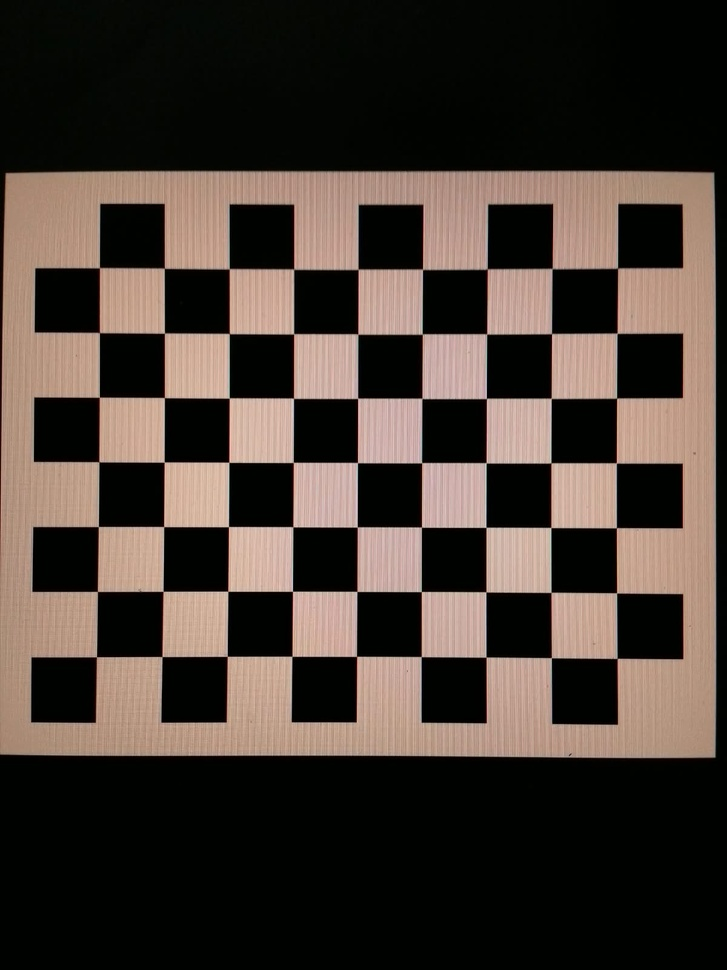
#> input picture calibration/images/WhatsApp Image 2026-11-05 at 12.03.02 AM (1).jpg, 727 x 970 px, shrunk from 1200 x 1600 before the run; its folder holds 4 pictures in this run
$ python calibrate.py
#> lines starting #> are read from the running program, lines starting #| are printed output that depends on the picture
import glob
import sys
import cv2
import numpy as np

PATTERN = (9, 7)       # inner corners (columns, rows)
SQUARE_MM = 25.0  # placeholder: board was shown on a screen, real square size unknown; only affects translation vectors, not camera matrix or distortion
MIN_IMAGES = 20

paths = sorted(glob.glob("calibration/images/*.jpg"))
if not paths:
    sys.exit("No images found in calibration/images/. Add your checkerboard photos first.")

objp = np.zeros((PATTERN[0] * PATTERN[1], 3), np.float32)
objp[:, :2] = np.mgrid[0:PATTERN[0], 0:PATTERN[1]].T.reshape(-1, 2) * SQUARE_MM
criteria = (cv2.TERM_CRITERIA_EPS + cv2.TERM_CRITERIA_MAX_ITER, 30, 1e-3)

obj_pts, img_pts, used = [], [], []
size = None
for path in paths:
    gray = cv2.cvtColor(cv2.imread(path), cv2.COLOR_BGR2GRAY)
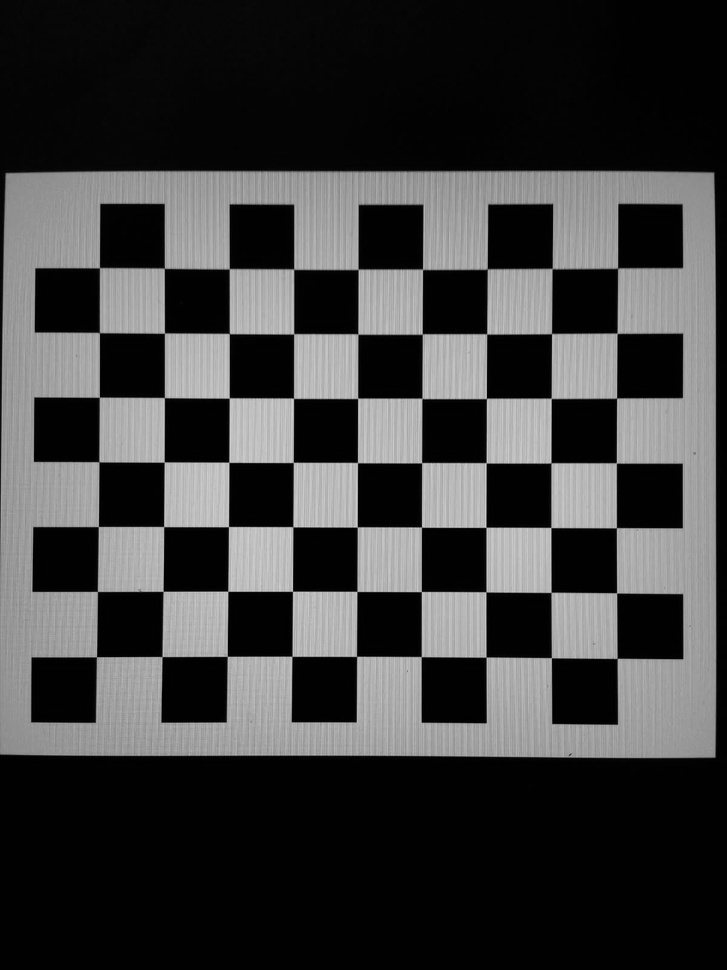
#> gray: shape (970, 727); min 0, max 211, mean 61
    if size is None:
        size = gray.shape[::-1]
#> size = (727, 970)
    elif gray.shape[::-1] != size:
        print("skipped (different image size):", path)
        continue
    found, corners = cv2.findChessboardCorners(gray, PATTERN)
#> found = True; corners = 63 rows, first 8: [98.31, 267.4], [163.7, 268.6], [229.6, 269.1], [293.5, 269.5], [357.9, 269.3], [422.6, 269.8], [486.8, 267.9], [552, 270.1]
    if not found:
        print("skipped (no board found):", path)
        continue
    corners = cv2.cornerSubPix(gray, corners, (11, 11), (-1, -1), criteria)
#> corners = 63 rows, first 8: [99.45, 267.7], [164.3, 268.2], [229.3, 268.7], [293.7, 269.1], [358.1, 269.3], [422.5, 269.3], [487.3, 269], [552.2, 268.5]
    obj_pts.append(objp)
    img_pts.append(corners)
    used.append(path)
#> pass 2 of the loop `for path in paths:`:
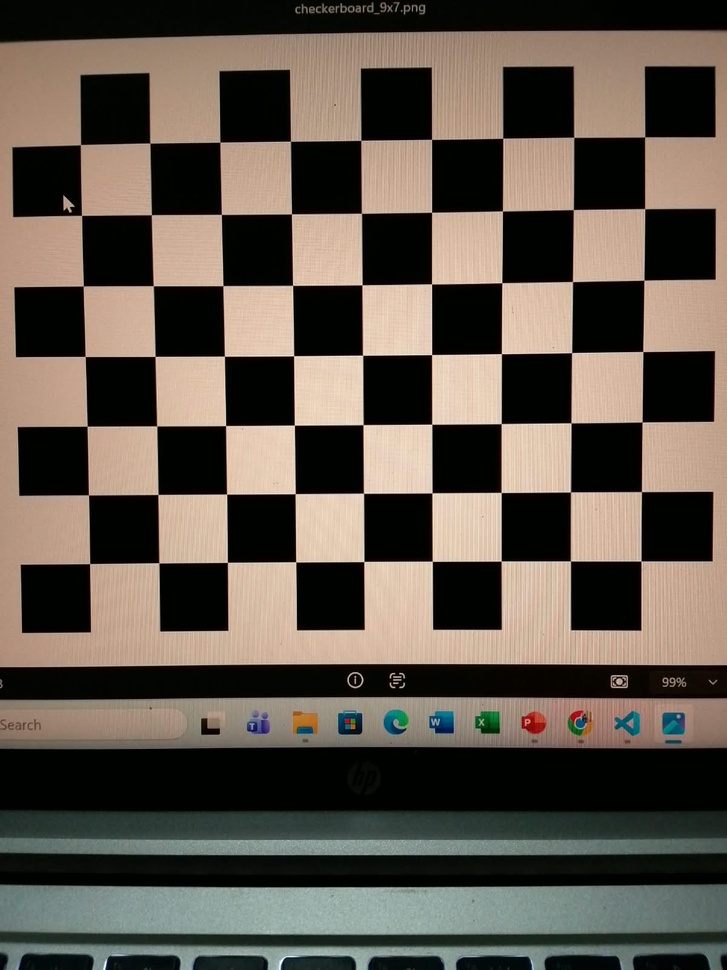
#> input picture calibration/images/WhatsApp Image 2026-11-05 at 12.03.02 AM.jpg, 727 x 970 px, shrunk from 1200 x 1600 before the run
#> `gray = cv2.cvtColor(cv2.imread(path), cv2.COLOR_BGR2GRAY)`:
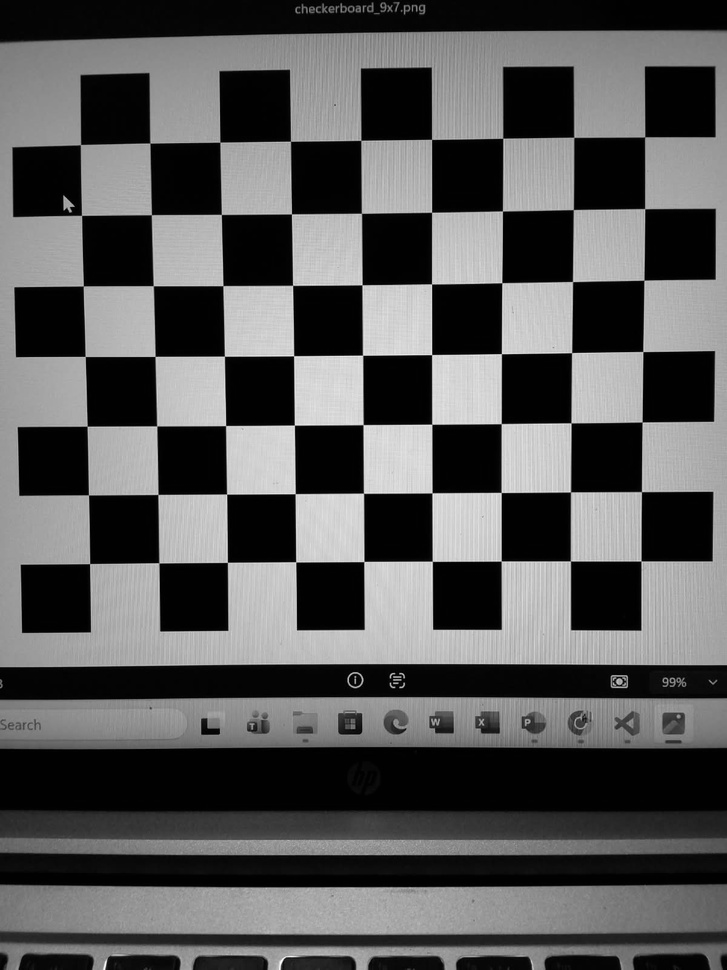
#> gray: shape (970, 727); min 0, max 251, mean 87.2
#> `found, corners = cv2.findChessboardCorners(gray, PATTERN)`: corners = 63 rows, first 8: [640.9, 560.8], [570.5, 561], [501.2, 561.1], [432.4, 561.4], [363.9, 561.5], [295.8, 561.8], [227.4, 562.4], [158.9, 562.9]
#> `corners = cv2.cornerSubPix(gray, corners, (11, 11), (-1, -1), criteria)`: corners = 63 rows, first 8: [641, 561], [570.4, 561], [501.2, 561.1], [432.3, 561.3], [363.8, 561.5], [295.7, 561.8], [227.4, 562.4], [158.8, 562.8]
#> pass 3 of the loop `for path in paths:`:
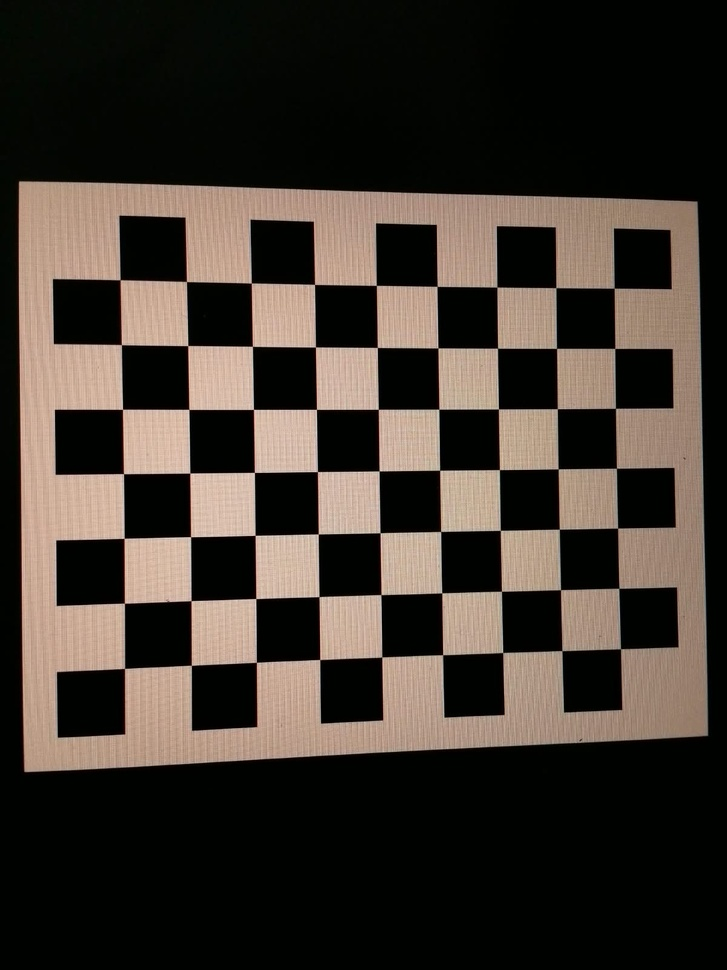
#> input picture calibration/images/WhatsApp Image 2026-11-05 at 12.03.03 AM (1).jpg, 727 x 970 px, shrunk from 1200 x 1600 before the run
#> `gray = cv2.cvtColor(cv2.imread(path), cv2.COLOR_BGR2GRAY)`:
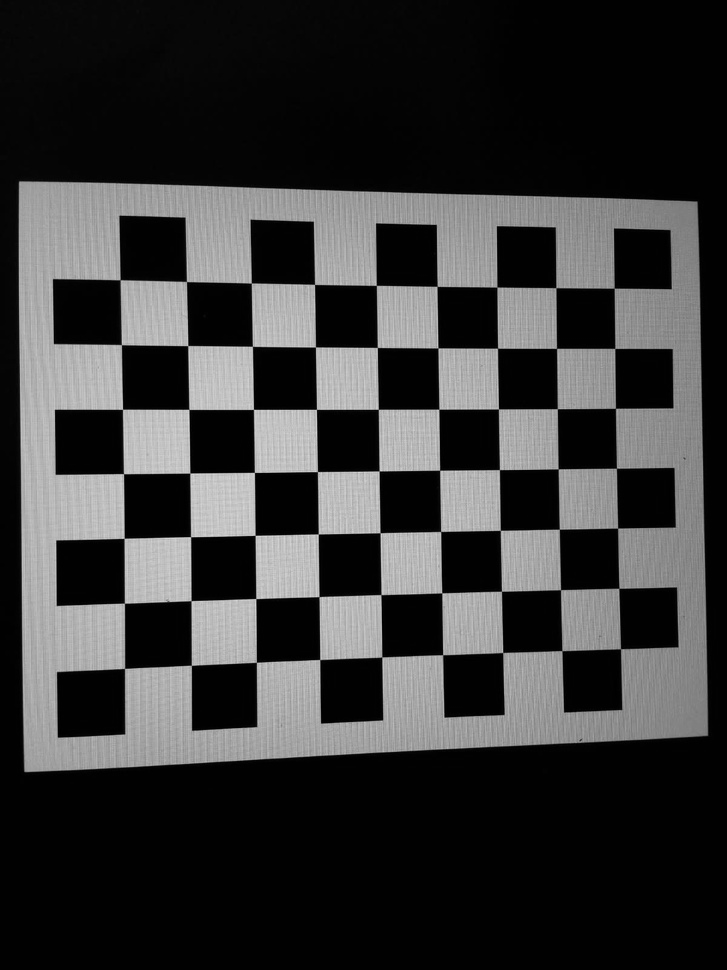
#> gray: shape (970, 727); min 0, max 219, mean 56
#> `found, corners = cv2.findChessboardCorners(gray, PATTERN)`: corners = 63 rows, first 8: [120.2, 279.7], [186.5, 281.5], [251.3, 283], [314.5, 284.4], [376.4, 285.4], [437.1, 286.4], [496.9, 287.1], [555.8, 287.6]
#> `corners = cv2.cornerSubPix(gray, corners, (11, 11), (-1, -1), criteria)`: corners = 63 rows, first 8: [120.1, 279.8], [186.4, 281.5], [251.3, 283], [314.5, 284.4], [376.3, 285.4], [437.1, 286.4], [496.9, 287], [555.8, 287.6]
#> the loop made 4 passes; the first 3 are shown

if len(used) < MIN_IMAGES:
#> (the run stopped early here; a loop or call above may not have finished)
